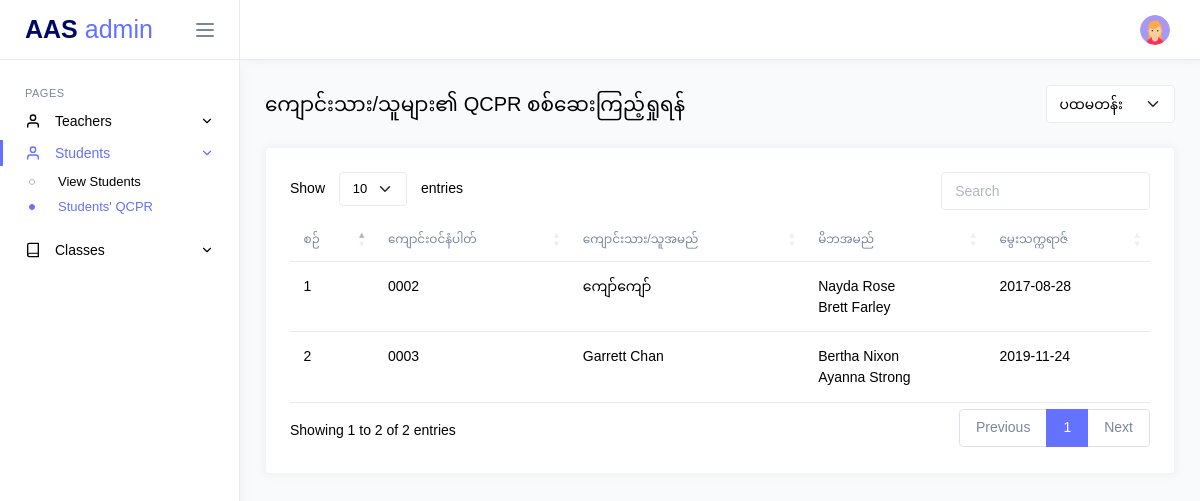
/admin/students-result.php?class_id=1 (signed in), run on the app's committed database.
### tables this page shows
CREATE TABLE `students` (
  `id` int(11) NOT NULL,
  `class_id` int(11) DEFAULT NULL,
  `enrollment_no` varchar(15) NOT NULL,
  `name_en` varchar(255) NOT NULL,
  `name_mm` varchar(255) NOT NULL,
  `username` varchar(255) DEFAULT NULL,
  `password` varchar(255) NOT NULL DEFAULT '123456',
  `password_status` int(11) NOT NULL DEFAULT 0,
  `dob` date NOT NULL,
  `father_name` varchar(255) NOT NULL,
  `mother_name` varchar(255) NOT NULL,
  `guardian` varchar(255) NOT NULL,
  `parent_job` varchar(255) NOT NULL,
  `phone` varchar(15) NOT NULL,
  `address` varchar(255) NOT NULL,
  `created_at` datetime NOT NULL DEFAULT current_timestamp()
);

### core/helpers/Helper.php (called while the page is built, shortened)
<?php
class Helper
{
    public static function startSession()
    {
        if (session_status() === PHP_SESSION_NONE) {
            return session_start();
        }
        return true;
    }
}

### app/controllers/StudentController.php (called while the page is built, shortened)
<?php
class StudentController
{
    private $studentModel;
    public function __construct()
    {
        $database = new MySQL();
        $db = $database->connect();
        $this->studentModel = new StudentModel($db);
    }
    public function getStudentsByClassId($class_id)
    {
        return $this->studentModel->getStudentsByClassId($class_id);
    }
}

### app/models/StudentModel.php (called while the page is built, shortened)
<?php
class StudentModel
{
    private $db;
    private $table = 'students';
    public function __construct($db)
    {
        $this->db = $db;
    }
    public function getStudentsByClassId($class_id)
    {
        try {
            $query = "SELECT * FROM {$this->table} WHERE class_id = ?";
            $stmt = $this->db->prepare($query);
            $stmt->execute([$class_id]);
            return $stmt->fetchAll(PDO::FETCH_ASSOC);
        } catch (PDOException $e) {
            return $e->getMessage();
        }
    }
}

### public/admin/students-result.php (the view, shortened to what this page needs)
<?php
include('../components/header.php');
$studentController = new StudentController();
$class_id = $_GET['class_id'] ?? 0;
$students = $studentController->getStudentsByClassId($class_id);
?>
<body>
    <div class="main-wrapper">
        <?php
        include('../components/admin_sidebar.php');
        include('../components/admin_navbar.php');
        ?>
        <div class="page-content">
            <div class="d-flex justify-content-between align-items-center flex-wrap grid-margin">
                <div class="col-sm-6">
                    <h4 class="mb-3 mb-md-0">ကျောင်းသား/သူများ၏ QCPR စစ်ဆေးကြည့်ရှုရန်</h4>
                </div>
                <div class="col-sm-6">
                    <form action="" method="GET" class="d-flex justify-content-end">
                        <div class="d-flex align-items-center gap-2">
                            <select class="form-select" name="class_id" id="class_id" onchange="this.form.submit()">
                                <option value="1" <?php echo ($class_id == 1) ? 'selected' : ''; ?>>ပထမတန်း</option>
                            </select>
                    </form>
                </div>
            </div>
        </div>
        <div class="row">
            <div class="col-md-12 grid-margin stretch-card">
                <div class="card">
                    <div class="card-body">
                        <div class="table-responsive  table-hover">
                            <table id="teachersTable" class="table ">
                                <thead>
                                    <tr>
                                        <th>စဉ်</th>
                                        <th>ကျောင်းဝင်နံပါတ်</th>
                                        <th>ကျောင်းသား/သူအမည်</th>
                                        <th>မိဘအမည်</th>
                                        <th>မွေးသက္ကရာဇ်</th>
                                    </tr>
                                </thead>
                                <tbody>
                                    <?php $count = 1; ?>
                                    <?php foreach ($students as $student): ?>
                                        <tr onclick="window.location.href='student-result.php?id=<?= htmlspecialchars($student['id']) ?>&class_id=<?= htmlspecialchars($class_id) ?>'">
                                            <td><?= $count ?></td>
                                            <td><?= htmlspecialchars($student['enrollment_no']) ?></td>
                                            <td><?= htmlspecialchars($student['name_mm']) ?></td>
                                            <td><?= htmlspecialchars($student['father_name']) ?> <br>
                                                <?= htmlspecialchars($student['mother_name']) ?> </td>
                                            <td><?= htmlspecialchars($student['dob']) ?></td>
                                        </tr>
                                        <?php $count++; ?>
                                    <?php endforeach ?>
                                </tbody>
                            </table>
                        </div>
                    </div>
                </div>
            </div>
        </div>
    </div>
    </div>
</body>

### data on the page
students: enrollment_no "0002", name_mm "ကျော်ကျော်", father_name "Nayda Rose", mother_name "Brett Farley", dob "2017-08-28"
students: enrollment_no "0003", name_mm "Garrett Chan", father_name "Bertha Nixon", mother_name "Ayanna Strong", dob "2019-11-24"
